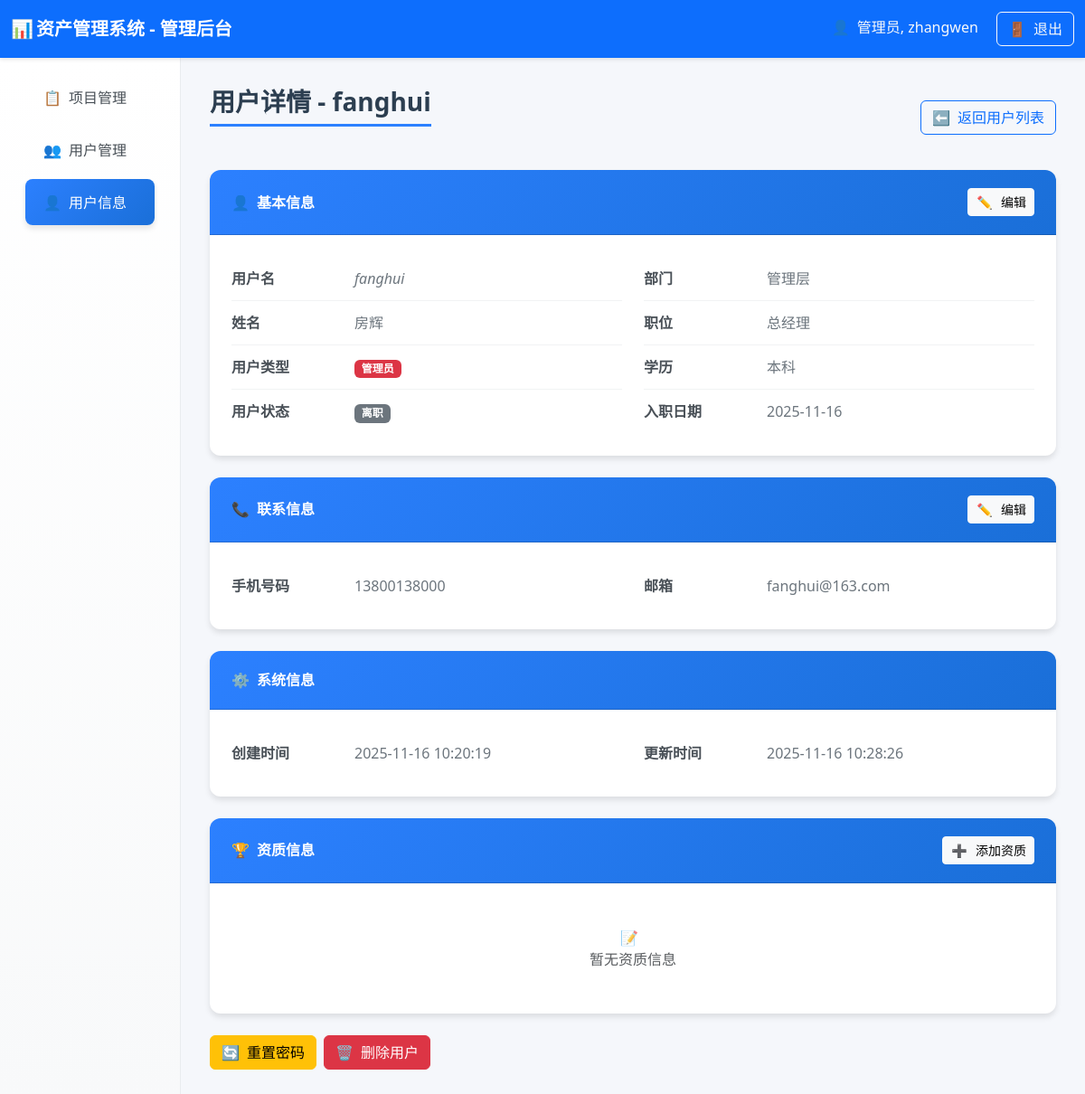
/admin/user_profile/fanghui (signed in), run on an earlier commit of the app's database.
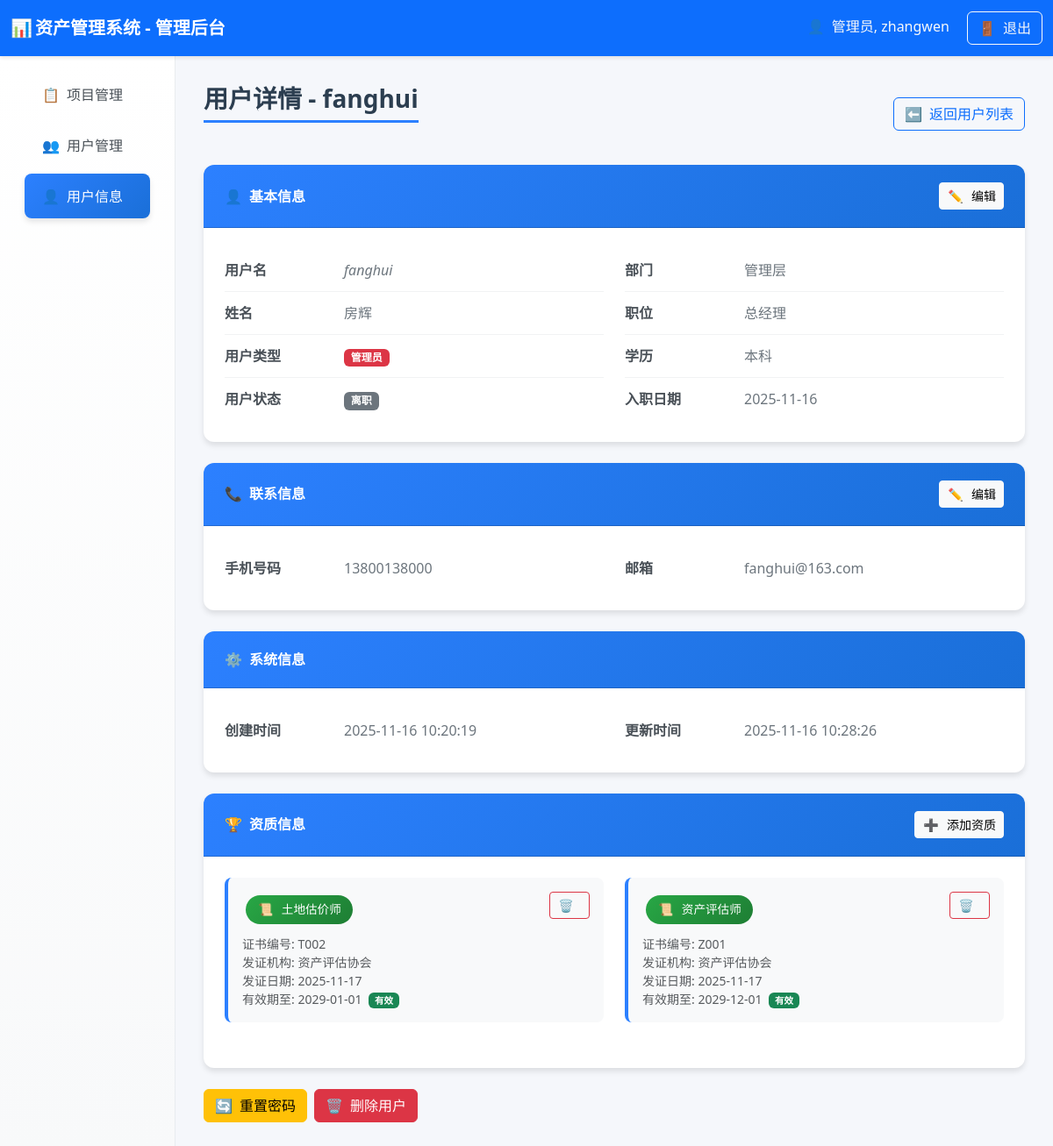
And on a later commit of the database.
### tables this page shows
CREATE TABLE users (
        id INTEGER PRIMARY KEY AUTOINCREMENT,
        username TEXT UNIQUE,
        realname TEXT,
        user_type TEXT,
        password TEXT,
        phone TEXT,
        email TEXT,
        hire_date TEXT,
        education TEXT,
        position TEXT,
        department TEXT,
        status TEXT DEFAULT 'active',  -- active-在职, inactive-离职
        create_time TEXT DEFAULT CURRENT_TIMESTAMP,
        update_time TEXT DEFAULT CURRENT_TIMESTAMP
    );

CREATE TABLE user_qualifications (
        id INTEGER PRIMARY KEY AUTOINCREMENT,
        username TEXT NOT NULL,
        qualification_type TEXT NOT NULL,
        qualification_number TEXT,
        issue_date TEXT,
        expiry_date TEXT,
        issue_authority TEXT,
        FOREIGN KEY (username) REFERENCES users (username),
        UNIQUE(username, qualification_type)
    );

### routes/user_routes.py (the view)
@router.get("/admin/user_profile/{username}", response_class=HTMLResponse)
async def admin_user_profile(
    request: Request,
    username: str,
    user: dict = Depends(login_required),
    db: sqlite3.Connection = Depends(get_db)
):
    if user.get("user_type") != "admin":
        return RedirectResponse(url="/user_dashboard")
    try:
        user_profile = await user_service.get_user_profile(username, db)
        user_qualifications = await user_service.get_user_qualifications(username, db)
        today = datetime.now().strftime("%Y-%m-%d")
        return templates.TemplateResponse("admin_user_profile.html", {
            "request": request,
            "current_user": user,  # 当前登录的管理员
            "user_profile": user_profile,
            "user_qualifications": user_qualifications,
            "today": today
        })
    except Exception as e:
        return RedirectResponse(url="/user_manager")

### templates/admin_user_profile.html (shortened to what this page needs)
<!DOCTYPE html>
<html lang="zh-CN">
<head>
    <link href="https://cdn.jsdelivr.net/npm/bootstrap@5.3.2/dist/css/bootstrap.min.css" rel="stylesheet">
    <link rel="stylesheet"
        href="https://cdnjs.cloudflare.com/ajax/libs/bootstrap-icons/1.11.0/font/bootstrap-icons.min.css">
</head>
<body>
    <nav class="navbar navbar-dark bg-primary">
        <div class="container-fluid">
            <span class="navbar-brand mb-0 h1 fw-bold">
                <span class="fallback-icon">📊</span>资产管理系统 - 管理后台
            </span>
            <div>
                <span class="text-light me-3">
                    <span class="fallback-icon">👤</span>管理员, {{ current_user.username }}
                </span>
                <a href="/logout" class="btn btn-outline-light">
                    <span class="fallback-icon">🚪</span>退出
                </a>
            </div>
        </div>
    </nav>
    <div class="container-fluid">
        <div class="row">
            <div class="col-md-3 col-lg-2 sidebar">
                <nav class="nav flex-column p-3">
                    <a class="nav-link" href="/admin_projects">
                        <span class="fallback-icon">📋</span>项目管理
                    </a>
                    <a class="nav-link" href="/user_manager">
                        <span class="fallback-icon">👥</span>用户管理
                    </a>
                    <a class="nav-link active" href="#">
                        <span class="fallback-icon">👤</span>用户信息
                    </a>
                </nav>
            </div>
            <div class="col-md-9 col-lg-10 main-content">
                <div class="d-flex justify-content-between align-items-center mb-4">
                    <h3 class="page-title">用户详情 - {{ user_profile.username }}</h3>
                    <a href="/user_manager" class="btn btn-outline-primary">
                        <span class="fallback-icon">⬅️</span>返回用户列表
                    </a>
                </div>
                <div class="card profile-card">
                    <div class="card-header d-flex justify-content-between align-items-center">
                        <span><span class="fallback-icon">👤</span>基本信息</span>
                        <button class="btn btn-light btn-sm" onclick="toggleEditMode('basicInfo')">
                            <span class="fallback-icon">✏️</span>编辑
                        </button>
                    </div>
                    <div class="card-body">
                        <form id="basicInfoForm" method="post" action="/admin/user_profile/update/{{ user_profile.username }}">
                            <div class="row">
                                <div class="col-md-6">
                                    <div class="info-item">
                                        <span class="info-label">用户名</span>
                                        <span class="info-value non-editable">{{ user_profile.username }}</span>
                                    </div>
                                    <div class="info-item">
                                        <span class="info-label">姓名</span>
                                        <div class="info-value">
                                            <span id="realnameDisplay">{{ user_profile.realname or '未设置' }}</span>
                                        </div>
                                    </div>
                                    <div class="info-item">
                                        <span class="info-label">用户类型</span>
                                        <div class="info-value">
                                            <span id="userTypeDisplay">
                                                {% if user_profile.user_type == 'admin' %}
                                                <span class="badge bg-danger">管理员</span>
                                                {% else %}
                                                <span class="badge bg-primary">普通用户</span>
                                                {% endif %}
                                            </span>
                                        </div>
                                    </div>
                                    <div class="info-item">
                                        <span class="info-label">用户状态</span>
                                        <div class="info-value">
                                            <span id="statusDisplay">
                                                {% if user_profile.status == 'active' %}
                                                <span class="badge status-badge status-active">在职</span>
                                                {% else %}
                                                <span class="badge status-badge status-inactive">离职</span>
                                                {% endif %}
                                            </span>
                                        </div>
                                    </div>
                                </div>
                                <div class="col-md-6">
                                    <div class="info-item">
                                        <span class="info-label">部门</span>
                                        <div class="info-value">
                                            <span id="departmentDisplay">{{ user_profile.department or '未设置' }}</span>
                                        </div>
                                    </div>
                                    <div class="info-item">
                                        <span class="info-label">职位</span>
                                        <div class="info-value">
                                            <span id="positionDisplay">{{ user_profile.position or '未设置' }}</span>
                                        </div>
                                    </div>
                                    <div class="info-item">
                                        <span class="info-label">学历</span>
                                        <div class="info-value">
                                            <span id="educationDisplay">{{ user_profile.education or '未设置' }}</span>
                                        </div>
                                    </div>
                                    <div class="info-item">
                                        <span class="info-label">入职日期</span>
                                        <div class="info-value">
                                            <span id="hireDateDisplay">{{ user_profile.hire_date or '未设置' }}</span>
                                        </div>
                                    </div>
                                </div>
                            </div>
                        </form>
                    </div>
                </div>
                <div class="card profile-card">
                    <div class="card-header d-flex justify-content-between align-items-center">
                        <span><span class="fallback-icon">📞</span>联系信息</span>
                        <button class="btn btn-light btn-sm" onclick="toggleEditMode('contactInfo')">
                            <span class="fallback-icon">✏️</span>编辑
                        </button>
                    </div>
                    <div class="card-body">
                        <form id="contactInfoForm" method="post" action="/admin/user_profile/update/{{ user_profile.username }}">
                            <div class="row">
                                <div class="col-md-6">
                                    <div class="info-item">
                                        <span class="info-label">手机号码</span>
                                        <div class="info-value">
                                            <span id="phoneDisplay">{{ user_profile.phone or '未设置' }}</span>
                                        </div>
                                    </div>
                                </div>
                                <div class="col-md-6">
                                    <div class="info-item">
                                        <span class="info-label">邮箱</span>
                                        <div class="info-value">
                                            <span id="emailDisplay">{{ user_profile.email or '未设置' }}</span>
                                        </div>
                                    </div>
                                </div>
                            </div>
                        </form>
                    </div>
                </div>
                <div class="card profile-card">
                    <div class="card-header">
                        <span><span class="fallback-icon">⚙️</span>系统信息</span>
                    </div>
                    <div class="card-body">
                        <div class="row">
                            <div class="col-md-6">
                                <div class="info-item">
                                    <span class="info-label">创建时间</span>
                                    <span class="info-value">{{ user_profile.create_time or '未设置' }}</span>
                                </div>
                            </div>
                            <div class="col-md-6">
                                <div class="info-item">
                                    <span class="info-label">更新时间</span>
                                    <span class="info-value">{{ user_profile.update_time or '未设置' }}</span>
                                </div>
                            </div>
                        </div>
                    </div>
                </div>
                <div class="card profile-card">
                    <div class="card-header d-flex justify-content-between align-items-center">
                        <span><span class="fallback-icon">🏆</span>资质信息</span>
                        <button class="btn btn-light btn-sm" onclick="showAddQualificationModal()">
                            <span class="fallback-icon">➕</span>添加资质
                        </button>
                    </div>
                    <div class="card-body">
                        {% if user_qualifications %}
                        <div class="row">
                            {% for qual in user_qualifications %}
                            <div class="col-md-6 mb-3">
                                <div class="qualification-item">
                                    <div class="d-flex justify-content-between align-items-start mb-2">
                                        <span class="qualification-badge">
                                            <span class="fallback-icon">📜</span>{{ qual.qualification_type }}
                                        </span>
                                        <div>
                                            <button class="btn btn-sm btn-outline-danger"
                                                    onclick="deleteQualification('{{ qual.qualification_type }}', '{{ qual.qualification_number }}')">
                                                <span class="fallback-icon">🗑️</span>
                                            </button>
                                        </div>
                                    </div>
                                    {% if qual.qualification_number %}
                                    <div class="text-muted small">
                                        证书编号: {{ qual.qualification_number }}
                                    </div>
                                    {% endif %}
                                    {% if qual.issue_authority %}
                                    <div class="text-muted small">
                                        发证机构: {{ qual.issue_authority }}
                                    </div>
                                    {% endif %}
                                    {% if qual.issue_date %}
                                    <div class="text-muted small">
                                        发证日期: {{ qual.issue_date }}
                                    </div>
                                    {% endif %}
                                    {% if qual.expiry_date %}
                                    <div class="text-muted small">
                                        有效期至: {{ qual.expiry_date }}
                                        {% if qual.expiry_date > today %}
                                        <span class="badge bg-success ms-1">有效</span>
                                        {% else %}
                                        <span class="badge bg-danger ms-1">过期</span>
                                        {% endif %}
                                    </div>
                                    {% endif %}
                                </div>
                            </div>
                            {% endfor %}
                        </div>
                        {% else %}
                        <div class="text-center text-muted py-4">
                            <span class="fallback-icon">📝</span>
                            <p class="mb-0">暂无资质信息</p>
                        </div>
                        {% endif %}
                    </div>
                </div>
                <div class="action-buttons">
                    <button class="btn btn-warning" onclick="resetPassword('{{ user_profile.username }}')">
                        <span class="fallback-icon">🔄</span>重置密码
                    </button>
                    {% if user_profile.username != current_user.username %}
                    <button class="btn btn-danger" onclick="deleteUser('{{ user_profile.username }}')">
                        <span class="fallback-icon">🗑️</span>删除用户
                    </button>
                    {% endif %}
                </div>
            </div>
        </div>
    </div>
</body>
</html>

What changed in the data, as far as the page shows it:
added user_qualifications: qualification_type "土地估价师", qualification_number "T002", issue_authority "资产评估协会", issue_date "2025-11-17", expiry_date "2029-01-01", shows "有效"
added user_qualifications: qualification_type "资产评估师", qualification_number "Z001", issue_authority "资产评估协会", issue_date "2025-11-17", expiry_date "2029-12-01", shows "有效"
Also different on the page:
text no longer shown: "📝 暂无资质信息"
